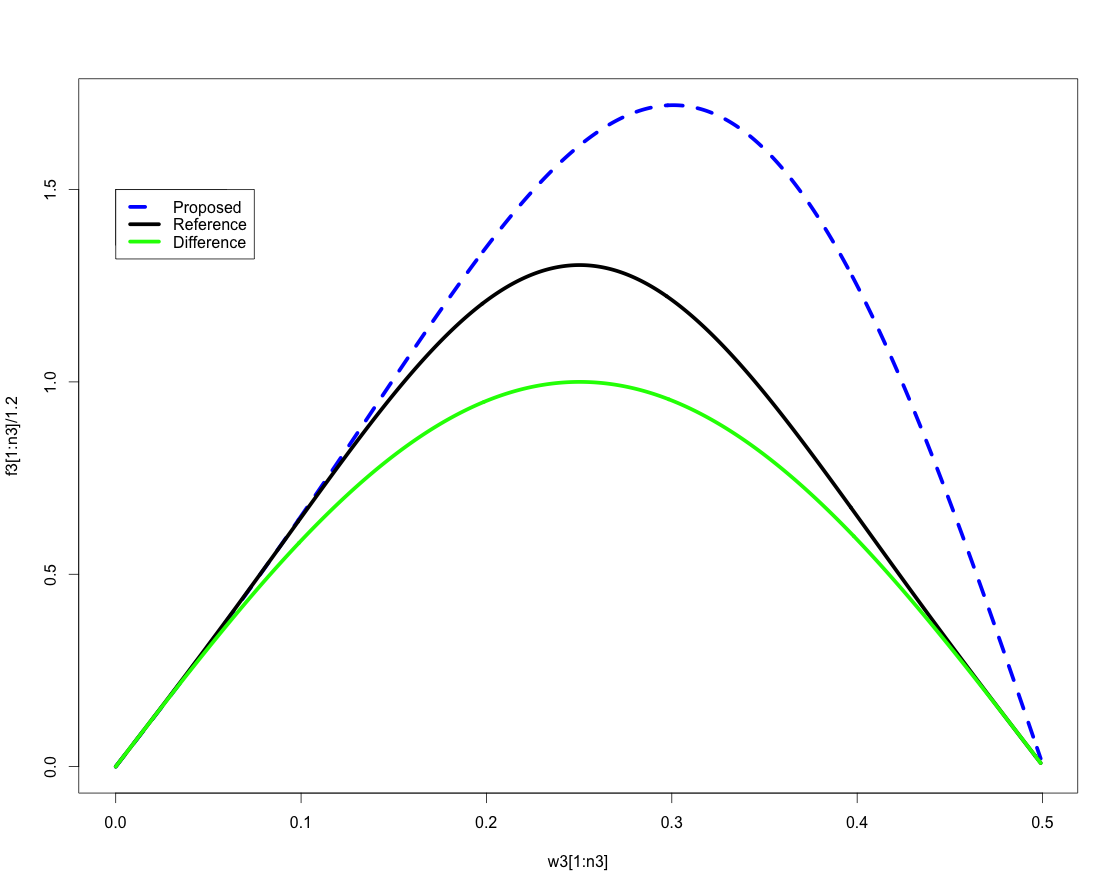

Recreate this plot in R.
# Q27420
h_ref <- c(-1/16, 0, 1, 0, -1, 0, 1/16)
d2 <- c(0.5,0,-0.5)
d3 <- c(-3/16, 31/32,0, -31/32, 3/16)


H_ref <- abs(fft(c(h_ref,rep(0,1000))))
f2 <- abs(fft(c(d2,rep(0,1000))))
f3 <- abs(fft(c(d3,rep(0,1000))))

w1 <- seq(0,length(H_ref)-1,1)/(length(H_ref)-1)
w2 <- seq(0,length(f2)-1,1)/(length(f2)-1)
w3 <- seq(0,length(f3)-1,1)/(length(f3)-1)

n1 <- length(w1)/2
n2 <- length(w2)/2
n3 <- length(w3)/2

plot(w3[1:n3],f3[1:n3]/1.2, col="blue", lwd=5,type="l", lty=2)
lines(w1[1:n1],H_ref[1:n1]/1.63,col="black", lwd=5)
lines(w2[1:n2],f2[1:n2], col="green", lwd=5)

legend(0.0, 1.5, c("Proposed","Reference", "Difference"),
       col=c("blue","black","green"), lty=c(2,1,1), lwd=c(5,5,5));
